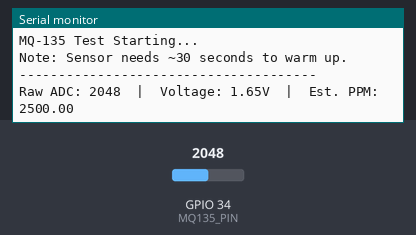
The sketch below on a simulated ESP32. On the bench: the last lines printed to the serial monitor. The inputs (shaded band) are chosen by the test bench; at power-on: GPIO 34 (MQ135_PIN) = 2048.

Above: at 2.2 s.
2.3 s: GPIO 34 (MQ135_PIN) set to 2866
At 4.1 s:
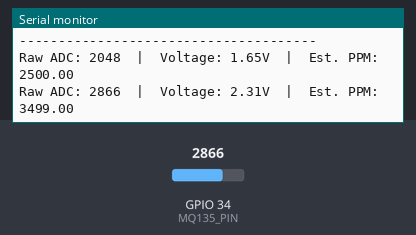
5.0 s: GPIO 34 (MQ135_PIN) set to 3603
At 5.7 s:
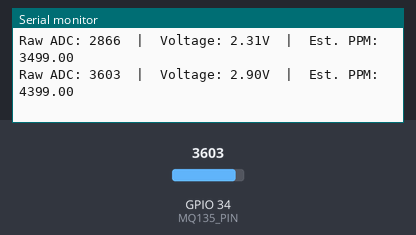
Timing chart, 0 to 8.0 s (numbered marks = the images above; inputs shaded):
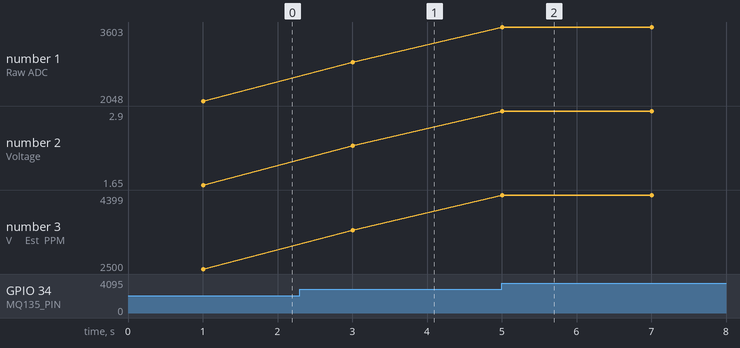

The sketch:

MQ-135.ino
```cpp
// MQ135_Test.ino
// Tests the MQ-135 air quality sensor on GPIO 34.
// No library needed — just analogRead().

const int MQ135_PIN = 34;  // GPIO 34 — ADC input only pin

void setup() {
  Serial.begin(115200);
  delay(1000);
  Serial.println("MQ-135 Test Starting...");
  Serial.println("Note: Sensor needs ~30 seconds to warm up.");
  Serial.println("--------------------------------------");
}

void loop() {
  // Read raw 12-bit ADC value (0 = 0V, 4095 = 3.3V)
  int rawValue = analogRead(MQ135_PIN);

  // Simple PPM estimate — rough linear approximation for CO2
  // In clean air (~400 PPM CO2): raw typically 200–600
  // In poor air (>1000 PPM):     raw typically 1500–3000
  float voltage = rawValue * (3.3 / 4095.0);
  float ppm = map(rawValue, 0, 4095, 0, 5000);

  Serial.print("Raw ADC: ");
  Serial.print(rawValue);
  Serial.print("  |  Voltage: ");
  Serial.print(voltage, 2);
  Serial.print("V  |  Est. PPM: ");
  Serial.println(ppm);

  delay(2000);  // DHT22 also reads every 2s — keep them in sync
}
```

Measured:
- after the input at 2.3 s, the serial monitor: prints a new line after 0.71 s (image 1)
- after the input at 5.0 s, the serial monitor: prints a new line at once (image 2)
- plotted number 1: 2048 → 2866 after the input at 2.3 s, 2866 → 3603 after the input at 5.0 s
- plotted number 2: 1.65 → 2.31 after the input at 2.3 s, 2.31 → 2.9 after the input at 5.0 s
- plotted number 3: 2500 → 3499 after the input at 2.3 s, 3499 → 4399 after the input at 5.0 s
